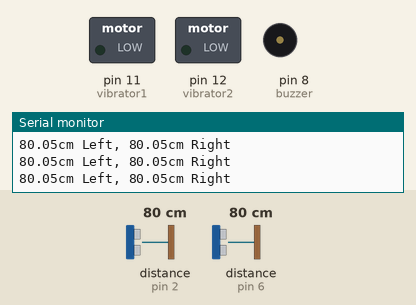
Simulated run of this sketch. Board: Arduino Uno, built with avr-gcc and run on an emulated ATmega328P. Parts: switched loads named in the sketch (green lamp = pin HIGH), buzzer (waves = sounding), the last lines printed to the serial monitor. Wiring (inferred from the names in the program): 2 × ultrasonic range finder: trigger pin 3, echo pin 2 / trigger pin 7, echo pin 6. The test bench sets the inputs (shaded band); at power-on: distance to the obstacle (sensors on pin 2, pin 6) 80 cm. The echo pulse lasts 58.3 µs per cm; pins used as bus, display or sensor lines are not drawn.

Above: at 1.2 s.
1.3 s: distance to the obstacle (sensor on pin 2) set to 23 cm
4.3 s: distance to the obstacle (sensor on pin 2) set to 18 cm
At 5.5 s:
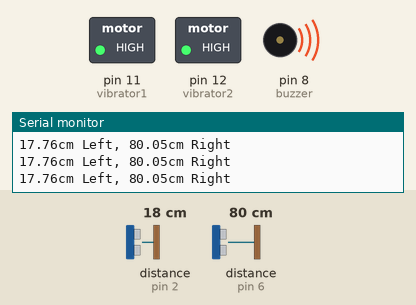
11.8 s: distance to the obstacle (sensor on pin 2) set to 35 cm
At 12.8 s:
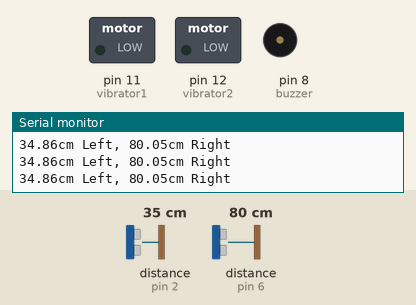
14.8 s: distance to the obstacle (sensor on pin 2) set to 17 cm
At 15.7 s:
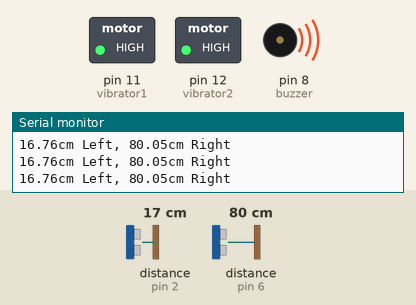
Timing chart, 0 to 17.3 s (numbered marks = the images above; inputs shaded):
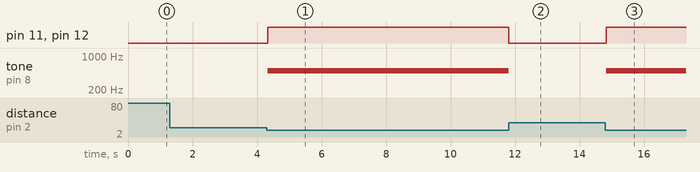

The sketch:

main.ino
```cpp
#include <Wire.h>


float cmL = 0;
float cmR = 0;

const int trigPinL = 3;
const int trigPinR = 7;
const int echoPinL = 2;
const int echoPinR = 6;

const int buzzer = 8;
const int vibrator1 = 11;
const int vibrator2 = 12;

void setup() {
  pinMode(trigPinL, OUTPUT);
  pinMode(trigPinR, OUTPUT);
  pinMode(echoPinL, INPUT);
  pinMode(echoPinR, INPUT);
  pinMode(buzzer, OUTPUT);
  pinMode(vibrator1, OUTPUT);
  pinMode(vibrator2, OUTPUT);
  digitalWrite(buzzer, LOW);
  digitalWrite(vibrator1, LOW);
  digitalWrite(vibrator2, LOW);
  Serial.begin(9600);

  Wire.begin();
}

void loop() {
  cmL = getDistance(trigPinL, echoPinL);
  cmR = getDistance(trigPinR, echoPinR);

  Serial.print(cmL);
  Serial.print("cm Left, ");
  Serial.print(cmR);
  Serial.println("cm Right");

  // If obstacle detected on either side
  if (cmL < 20 || cmR < 20) {
    tone(buzzer, 500);                // Buzzer ON
    digitalWrite(vibrator1, HIGH);     // Vibration ON
    digitalWrite(vibrator2, HIGH);
  } else {
    noTone(buzzer);                   // Buzzer OFF
    digitalWrite(vibrator1, LOW);      // Vibration OFF
    digitalWrite(vibrator2, LOW);      // Vibration OFF
  }

  delay(20);
}

// Function to get distance
float getDistance(int trigPin, int echoPin) {
  digitalWrite(trigPin, LOW);
  delayMicroseconds(2);
  digitalWrite(trigPin, HIGH);
  delayMicroseconds(10);
  digitalWrite(trigPin, LOW);
  return 0.01723 * pulseIn(echoPin, HIGH, 30000);
}
```

Measured:
- the behaviour switches between 21 and 20 cm on distance to the obstacle (sensor on pin 2) (found by bisection; images 0 and 1)
- after the input at 4.3 s, pin 11 (vibrator1), pin 12 (vibrator2): LOW → HIGH at once; tone on pin 8 (buzzer): silent → 500 Hz at once
- after the input at 11.8 s, pin 11 (vibrator1), pin 12 (vibrator2): HIGH → LOW at once; tone on pin 8 (buzzer): 500 Hz → silent at once
- after the input at 14.8 s, pin 11 (vibrator1), pin 12 (vibrator2): LOW → HIGH at once; tone on pin 8 (buzzer): silent → 500 Hz at once
